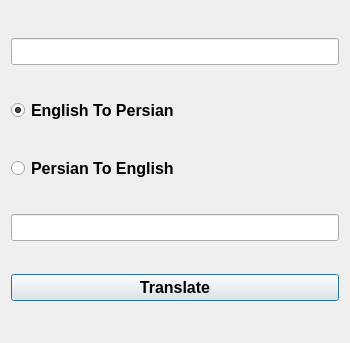
<?xml version="1.0" encoding="UTF-8"?>
<ui version="4.0">
 <class>Dialog</class>
 <widget class="QDialog" name="Dialog">
  <property name="geometry">
   <rect>
    <x>0</x>
    <y>0</y>
    <width>350</width>
    <height>343</height>
   </rect>
  </property>
  <property name="font">
   <font>
    <pointsize>12</pointsize>
    <weight>75</weight>
    <bold>true</bold>
   </font>
  </property>
  <property name="windowTitle">
   <string>Translate</string>
  </property>
  <property name="windowOpacity">
   <double>1.000000000000000</double>
  </property>
  <property name="autoFillBackground">
   <bool>true</bool>
  </property>
  <layout class="QGridLayout" name="gridLayout">
   <item row="4" column="0">
    <widget class="QPushButton" name="bt_1">
     <property name="text">
      <string>Translate</string>
     </property>
    </widget>
   </item>
   <item row="3" column="0">
    <widget class="QLineEdit" name="tb_2"/>
   </item>
   <item row="0" column="0">
    <widget class="QLineEdit" name="tb_1"/>
   </item>
   <item row="1" column="0">
    <widget class="QRadioButton" name="rb_1">
     <property name="text">
      <string>English To Persian</string>
     </property>
     <property name="checked">
      <bool>true</bool>
     </property>
    </widget>
   </item>
   <item row="2" column="0">
    <widget class="QRadioButton" name="rb_2">
     <property name="text">
      <string>Persian To English</string>
     </property>
    </widget>
   </item>
  </layout>
 </widget>
 <resources/>
 <connections/>
</ui>
